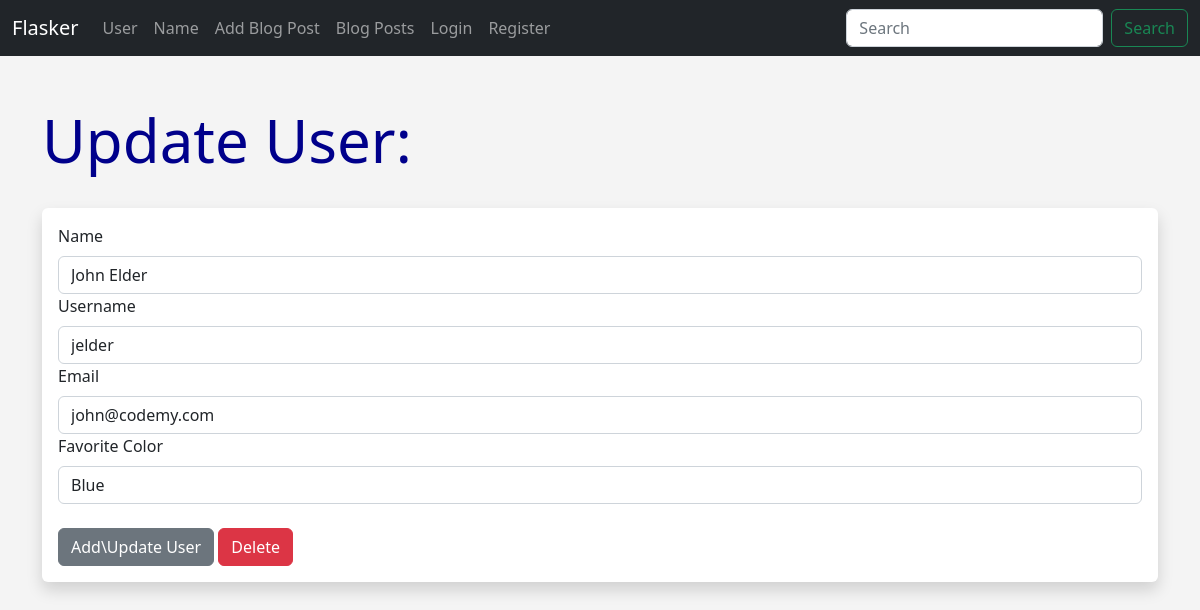
Screenshot of /update/1 with the database file from the repository.
### hello.py (models this page shows, shortened)
class Users(db.Model, UserMixin):
    id = db.Column(db.Integer, primary_key=True) # gets assigned automatically, since primary key
    username = db.Column(db.String(20), nullable=False)
    name = db.Column(db.String(200), nullable=False) # max length=200, cannot be blank
    email = db.Column(db.String(120), nullable=False, unique=True) # must be unique
    date_added = db.Column(db.DateTime, default=datetime.utcnow)
    favorite_color = db.Column(db.String(120))
    password_hash = db.Column(db.String(128))
    @property
    def password(self):
        raise AttributeError('Password is not a readable attribute!') # shows error if something goes wrong

### hello.py (the view)
@app.route('/update/<int:id>', methods=['GET', 'POST'])
def update(id):
    form = UserForm()
    name_to_update = Users.query.get_or_404(id)
    if request.method == 'POST':
        name_to_update.name = request.form['name']
        name_to_update.email = request.form['email']
        name_to_update.favorite_color = request.form['favorite_color']
        name_to_update.username = request.form['username']
        try:
            db.session.commit() # commits current values (from form) to DB
            flash('User Update Successful!')
            return render_template('update.html', form=form, name_to_update=name_to_update)
        except:
            flash('Error - Update Unsuccessful!')
            return render_template('update.html', form=form, name_to_update=name_to_update)
    else:
        return render_template('update.html', form=form, name_to_update=name_to_update, id=id)

### hello.py
class UserForm(FlaskForm):
    name = StringField('Name', validators=[DataRequired()])
    username = StringField('Username', validators=[DataRequired()])
    email = StringField('Email', validators=[DataRequired()])
    favorite_color = StringField('Favorite Color')
    password_hash = PasswordField('Password', validators=[DataRequired(), EqualTo('password_hash2')])
    password_hash2 = PasswordField('Confirm Password', validators=[DataRequired()])
    submit = SubmitField('Add\\Update User') # 'submit' button

### templates/update.html (shortened to what this page needs)
{% extends 'base.html' %}
{% block content %}
{% if name %}
    <h1>Update User!</h1>
    <br/>
    <br/><br/>
    {% else %}
    <h1>Update User:</h1>
    <br/>
    <div class="shadow p-3 mb-5 bg-body rounded">
    <form method="POST" action="/update/{{ name_to_update.id }}">
        {{ form.name.label(class="form-label") }}
        {{ form.name(class="form-control", value=name_to_update.name) }}
        {{ form.username.label(class="form-label") }}
        {{ form.username(class="form-control", value=name_to_update.username) }}
        {{ form.email.label(class="form-label") }}
        {{ form.email(class="form-control", value=name_to_update.email) }}
        {{ form.favorite_color.label(class="form-label") }}
        {{ form.favorite_color(class="form-control", value=name_to_update.favorite_color) }}
        <br/>
        {{ form.submit(class="btn btn-secondary") }}
        <a href="{{ url_for('delete', id=name_to_update.id) }}" class="btn btn-danger">Delete</a>
    </form>
</div>
{% endif %}
{% endblock %}

### static/css/style.css (style rules this page uses)
h1 { color: darkblue; font-size: 60px; }
body { background: #f4f4f4; }

### rows the page displays
Users: name "John Elder", username "jelder", email "john@codemy.com", favorite_color "Blue"
